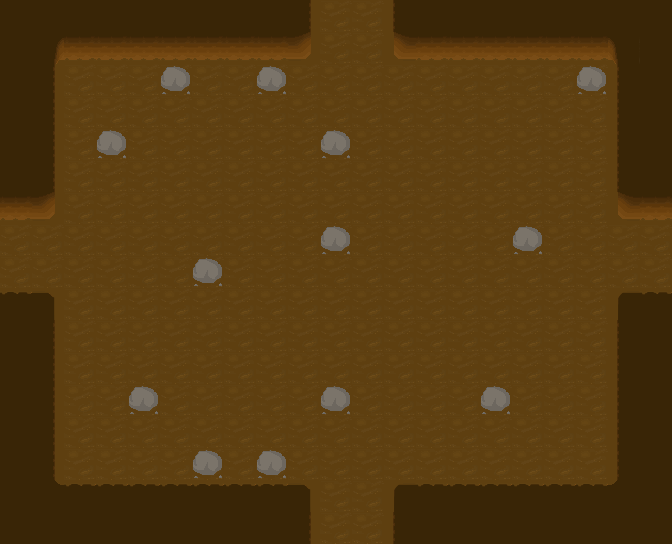

The image is a tile-based game level rendered from a .tmx file. Its description and complete source (layers, tilesets, objects, tile grids) follow:
An orthogonal 21x17 tile map with 32x32 px tiles, 2 tile layers (Floor, Walls) and 1 object.

<map version="1.0" orientation="orthogonal" renderorder="left-up" width="21" height="17" tilewidth="32" tileheight="32" nextobjectid="7">
 <tileset firstgid="1" name="Environment" tilewidth="32" tileheight="32" tilecount="512" columns="32">
  <image source="../../Textures/Tiles.png" width="1024" height="512" />
  <tile id="5" probability="0.05" />
 </tileset>
 <layer name="Floor" width="21" height="17">
  <data encoding="csv">
38,38,38,38,38,38,38,38,38,38,38,38,38,38,38,38,38,38,38,38,38,
38,38,38,38,38,38,38,38,38,38,38,38,38,38,38,38,38,38,38,38,38,
38,38,38,38,38,38,38,38,38,38,38,38,38,38,38,38,38,38,38,38,38,
38,38,38,38,38,38,38,38,38,38,38,38,38,38,38,38,38,38,38,38,38,
38,38,38,38,38,38,38,38,38,38,38,38,38,38,38,38,38,38,38,38,38,
38,38,38,38,38,38,38,38,38,38,38,38,38,38,38,38,38,38,38,38,38,
38,38,38,38,38,38,38,38,38,38,38,38,38,38,38,38,38,38,38,38,38,
38,38,38,38,38,38,38,38,38,38,38,38,38,38,38,38,38,38,38,38,38,
38,38,38,38,38,38,38,38,38,38,38,38,38,38,38,38,38,38,38,38,38,
38,38,38,38,38,38,38,38,38,38,38,38,38,38,38,38,38,38,38,38,38,
38,38,38,38,38,38,38,38,38,38,38,38,38,38,38,38,38,38,38,38,38,
38,38,38,38,38,38,38,38,38,38,38,38,38,38,38,38,38,38,38,38,38,
38,38,38,38,38,38,38,38,38,38,38,38,38,38,38,38,38,38,38,38,38,
38,38,38,38,38,38,38,38,38,38,38,38,38,38,38,38,38,38,38,38,38,
38,38,38,38,38,38,38,38,38,38,38,38,38,38,38,38,38,38,38,38,38,
38,38,38,38,38,38,38,38,38,38,38,38,38,38,38,38,38,38,38,38,38,
38,38,38,38,38,38,38,38,38,38,38,38,38,38,38,38,38,38,38,38,38
</data>
 </layer>
 <layer name="Walls" width="21" height="17">
  <data encoding="csv">
103,103,103,103,103,103,103,103,103,104,0,0,102,103,103,103,103,103,103,103,103,
103,39,135,135,135,135,135,135,135,136,0,0,134,135,135,135,135,135,135,40,103,
103,104,0,0,0,6,0,0,6,0,0,0,0,0,0,0,0,0,6,102,103,
103,104,0,0,0,0,0,0,0,0,0,0,0,0,0,0,0,0,0,102,103,
103,104,0,6,0,0,0,0,0,0,6,0,0,0,0,0,0,0,0,102,103,
103,104,0,0,0,0,0,0,0,0,0,0,0,0,0,0,0,0,0,102,103,
135,136,0,0,0,0,0,0,0,0,0,0,0,0,0,0,0,0,0,134,135,
0,0,0,0,0,0,0,0,0,0,6,0,0,0,0,0,6,0,0,0,0,
0,0,0,0,0,0,6,0,0,0,0,0,0,0,0,0,0,0,0,0,0,
71,72,0,0,0,0,0,0,0,0,0,0,0,0,0,0,0,0,0,70,71,
103,104,0,0,0,0,0,0,0,0,0,0,0,0,0,0,0,0,0,102,103,
103,104,0,0,0,0,0,0,0,0,0,0,0,0,0,0,0,0,0,102,103,
103,104,0,0,6,0,0,0,0,0,6,0,0,0,0,6,0,0,0,102,103,
103,104,0,0,0,0,0,0,0,0,0,0,0,0,0,0,0,0,0,102,103,
103,104,0,0,0,0,6,0,6,0,0,0,0,0,0,0,0,0,0,102,103,
103,8,71,71,71,71,71,71,71,72,0,0,70,71,71,71,71,71,71,7,103,
103,103,103,103,103,103,103,103,103,104,0,0,102,103,103,103,103,103,103,103,103
</data>
 </layer>
 <objectgroup name="Lights">
  <object id="5" x="193" y="356" width="39" height="39">
   <properties>
    <property name="blue" value="1" />
    <property name="brightness" value="10" />
    <property name="green" value="1" />
    <property name="red" value="0" />
   </properties>
  </object>
 </objectgroup>
</map>
